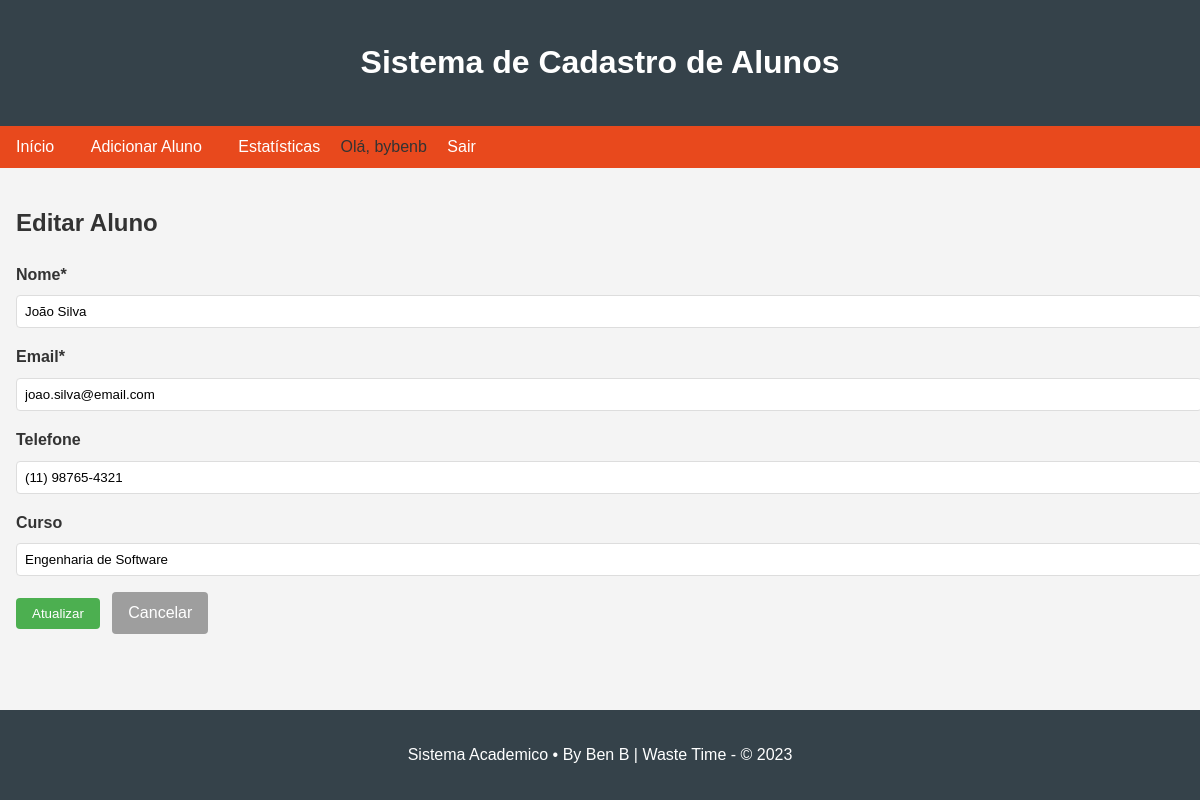
The page /183/editar (signed in) on the database its author committed.
### tables this page shows
CREATE TABLE usuarios (
        id INTEGER PRIMARY KEY AUTOINCREMENT,
        username TEXT UNIQUE NOT NULL,
        password_hash TEXT NOT NULL,
        is_admin BOOLEAN DEFAULT 0
    );

CREATE TABLE alunos (
        id INTEGER PRIMARY KEY AUTOINCREMENT,
        nome TEXT NOT NULL,
        email TEXT NOT NULL,
        telefone TEXT,
        curso TEXT,
        criado_em TIMESTAMP DEFAULT CURRENT_TIMESTAMP
    );

### app.py (the view, shortened to what this page needs)
@app.route('/<int:id>/editar', methods=('GET', 'POST'))
@login_required
def editar(id):
    conn = get_db_connection()
    aluno = conn.execute('SELECT * FROM alunos WHERE id = ?', (id,)).fetchone()
    conn.close()
    return render_template('editar.html', aluno=aluno)

### app.py (called while the page is built)
@login_manager.user_loader
def load_user(user_id):
    conn = get_db_connection()
    user_data = conn.execute('SELECT * FROM usuarios WHERE id = ?', (user_id,)).fetchone()
    conn.close()
    if not user_data:
        return None
    user = User()
    user.id = user_data['id']
    user.username = user_data['username']
    user.is_admin = user_data['is_admin']
    return user

def get_db_connection():
    conn = sqlite3.connect('alunos.db')
    conn.row_factory = sqlite3.Row
    return conn

### templates/editar.html
{% extends "base.html" %}
{% block content %}
    <h2>Editar Aluno</h2>
    <form method="post">
        <div class="form-group">
            <label for="nome">Nome*</label>
            <input type="text" name="nome" id="nome" value="{{ aluno['nome'] }}" required>
        </div>
        <div class="form-group">
            <label for="email">Email*</label>
            <input type="email" name="email" id="email" value="{{ aluno['email'] }}" required>
        </div>
        <div class="form-group">
            <label for="telefone">Telefone</label>
            <input type="text" name="telefone" id="telefone" value="{{ aluno['telefone'] or '' }}">
        </div>
        <div class="form-group">
            <label for="curso">Curso</label>
            <input type="text" name="curso" id="curso" value="{{ aluno['curso'] or '' }}">
        </div>
        <button type="submit" class="btn submit">Atualizar</button>
        <a href="{{ url_for('index') }}" class="btn cancel">Cancelar</a>
    </form>
{% endblock %}

### templates/base.html (shortened to what this page needs)
<!DOCTYPE html>
<html lang="pt-br">
<head>
    <link rel="stylesheet" href="{{ url_for('static', filename='style.css') }}">
</head>
<body>
    <header>
        <h1>Sistema de Cadastro de Alunos</h1>
    </header>
    <nav>
        <a href="{{ url_for('index') }}">Início</a>
        <a href="{{ url_for('adicionar') }}">Adicionar Aluno</a>
        <a href="{{ url_for('estatisticas') }}">Estatísticas</a>
        {% if current_user.is_authenticated %}
            <span>Olá, {{ current_user.username }}</span>
            <a href="{{ url_for('logout') }}">Sair</a>
        {% else %}
            <a href="{{ url_for('login') }}">Login</a>
        {% endif %}
    </nav>
    <main>
        {% block content %}{% endblock %}
    </main>
    <footer>
        <p>Sistema Academico • By Ben B | Waste Time - © 2023</p>
    </footer>
</body>
</html>

### static/style.css (style rules this page uses)
body { font-family: Arial, sans-serif; line-height: 1.6; margin: 0; padding: 0; color: #333; background-color: #f4f4f4; }
header { background: #35424a; color: #ffffff; padding: 1rem 0; text-align: center; }
nav { background: #e8491d; padding: 0.5rem 0; }
nav a { color: #ffffff; text-decoration: none; padding: 0 1rem; }
main { padding: 1rem; max-width: 1200px; margin: 0 auto; }
footer { text-align: center; padding: 1rem 0; background: #35424a; color: #ffffff; position: fixed; bottom: 0; width: 100%; }
.form-group { margin-bottom: 1rem; }
.form-group label { display: block; margin-bottom: 0.5rem; font-weight: bold; }
.form-group input { width: 100%; padding: 0.5rem; border: 1px solid #ddd; border-radius: 4px; }
.btn { display: inline-block; padding: 0.5rem 1rem; text-decoration: none; border-radius: 4px; cursor: pointer; border: none; margin-right: 0.5rem; }
.btn.submit { background-color: #4CAF50; color: white; }
.btn.cancel, .btn.back { background-color: #9e9e9e; color: white; }

### rows shown on the page
usuarios: username "bybenb"
alunos: nome "João Silva", email "joao.silva@email.com", telefone "(11) 98765-4321", curso "Engenharia de Software"
